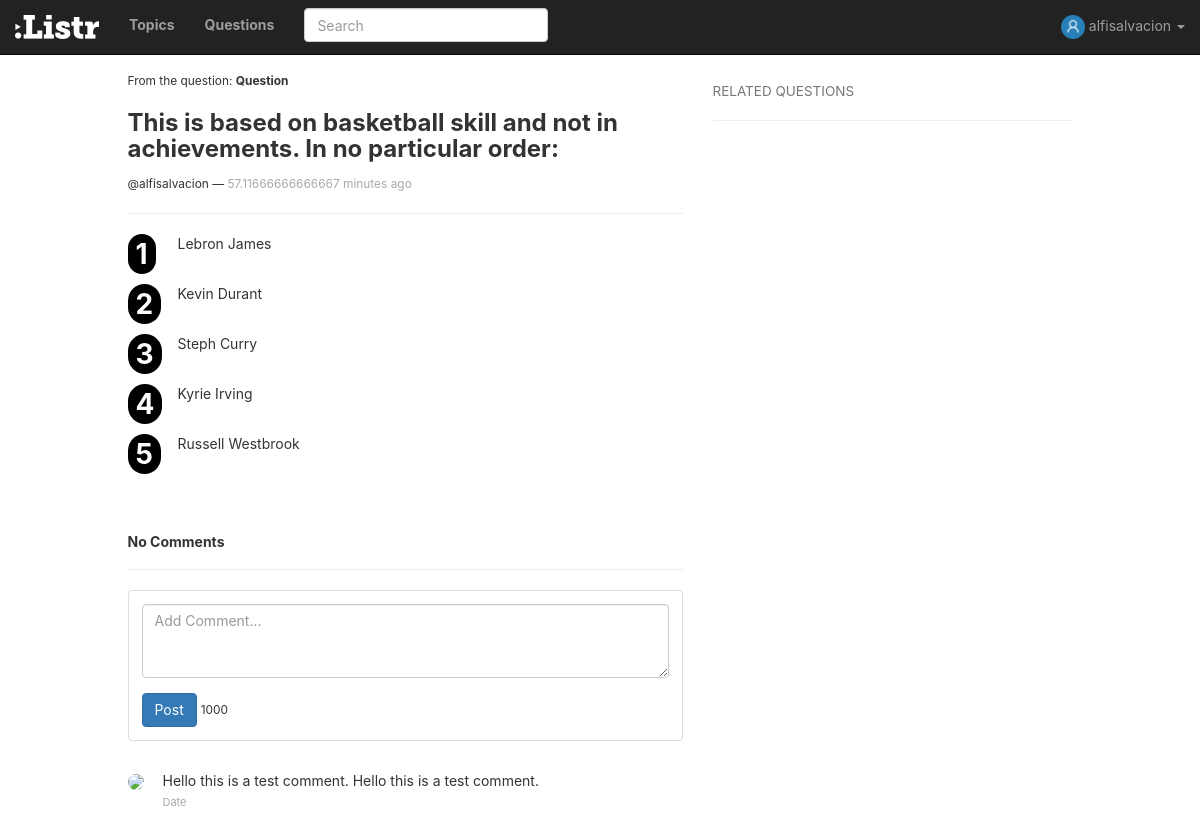
The app's page /answer/24/ (signed in) with its own data.
### questions/models.py (models this page shows)
class Answer(models.Model):
	description = models.CharField(max_length = 100, default = "Description")
	question = models.ForeignKey(Question, on_delete = models.CASCADE)
	respondent = models.ForeignKey(User, on_delete = models.CASCADE)
	answer_date = models.DateTimeField(auto_now_add=True)
	upvotes = models.IntegerField(blank = True, null = True)
	downvotes = models.IntegerField(blank = True, null = True)
	def __unicode__(self):
		return self.description
	class Meta:
		ordering = ['-answer_date']

class Instruction(models.Model):
	instruction = models.CharField(max_length = 100)
	answer = models.ForeignKey(Answer, on_delete = models.CASCADE)
	number = models.IntegerField(default = 1)
	image = models.FileField(blank=True)
	def __unicode__(self):
		return self.instruction
	class Meta:
		ordering = ['number']

### questions/views.py (the view)
# urls.py: url(r'^answer/(?P<answer_id>[0-9]+)/$', views.answer_detail, name='answer_detail'),
def answer_detail(request, answer_id):
	if not request.user.is_authenticated:
		return redirect('/')
	answer = Answer.objects.get(id = answer_id)
	instructions = Instruction.objects.filter(answer = answer)
	date = prettydate(answer.answer_date)
	date_relative = prettydate(answer.answer_date)
	context = {
		'answer': answer,
		'instructions': instructions,
		'date': date_relative,
	}
	return render(request, 'answer_select.html', context)

### questions/views.py (called while the page is built)
def prettydate(d):
	utc = UTC()
	diff = datetime.now(utc) - d
	s = diff.seconds
	if diff.days > 7 or diff.days < 0:
		return d.strftime('%b %d, %y')
	elif diff.days == 1:
		return '1 day ago'
	elif diff.days > 1:
		return '{} days ago'.format(diff.days)
	elif s <= 1:
		return 'just now'
	elif s < 60:
		return '{} seconds ago'.format(s)
	elif s < 120:
		return '1 minute ago'
	elif s < 3600:
		return '{} minutes ago'.format(s/60)
	elif s < 7200:
		return '1 hour ago'
	else:
		return '{} hours ago'.format(s/3600)

	def utcoffset(self, dt):
		return ZERO

	def dst(self, dt):
		return ZERO

### questions/templates/answer_select.html (shortened to what this page needs)
{% extends "base.html" %}
{% load static %}
{% block styles %}
  <link rel="stylesheet" href="{% static 'questions/css/steps.css' %}">
{% endblock %}
{% block content %}
  <small>From the question: <b>Question</b></small>
  <h3 style="font-weight:bold; word-wrap: break-word;">{{answer}}</h2>
  <small>@{{answer.respondent.username}} — <span style="color:darkgray">{{date}}</span></small>
  <hr>
  <ol class="instructions">
    {% for step in instructions %}
    <li style="word-wrap: break-word"><span>{{step}}</span></li>
    {% endfor %}
  </ol>
{% endblock %}
{% block comments %}
  {% include "comments.html" %}
{% endblock %}
{% block rightbar %}
  {% include "rightbar/related.html" %}
{% endblock %}

### questions/templates/navbar.html (shortened to what this page needs)
{% load static %}
<nav class="navbar navbar-inverse navbar-fixed-top listr-navbar">
  <div class="container-fluid">
    <div class="navbar-header">
      <a class="navbar-brand" href="/questions"><img src="{% static 'questions/assets/logo-small.png' %}" alt="Listr"></a>
    </div>
    <div class="collapse navbar-collapse" id="bs-example-navbar-collapse-1">
      <ul class="nav navbar-nav">
        <li><a href="/topics" style="font-weight:bold">Topics</a></li>
        <li><a href="/questions" style="font-weight:bold">Questions</a></li>
      </ul>
      <form class="navbar-form navbar-left">
        <div class="form-group">
          <input type="text" class="form-control search-box" placeholder="Search">
        </div>
      </form>
      <ul class="nav navbar-nav navbar-right">
        <li class="dropdown">
          <a href="#" class="dropdown-toggle" data-toggle="dropdown" role="button" aria-haspopup="true" aria-expanded="false">
            <img src="{% static 'questions/assets/default-user-avatar.png' %}" alt="" width="24px"> {{user}} <span class="caret"></span>
          </a>
        </li>
      </ul>
    </div>
  </div>
</nav>

### questions/static/questions/css/app.css (style rules this page uses)
body { font-family: -apple-system, BlinkMacSystemFont, "Segoe UI", Helvetica, Arial, sans-serif, "Apple Color Emoji", "Segoe UI Emoji", "Segoe UI Symbol"; padding-top: 70px; }

### questions/static/questions/css/steps.css (style rules this page uses)
.instructions { margin: 0; padding: 0; list-style-type: none; list-style-position: inside; }
.instructions li { counter-increment: step-counter; margin-bottom: 10px; position: relative; }
.instructions li span { position: absolute; left: 50px; }
.instructions li::before { content: counter(step-counter); margin-right: 5px; font-size: 2em; font-weight: bold; padding: 3px 8px; background-color: black; color: white; border-radius: 100px; }

### records on screen
Answer: description "This is based on basketball skill and not in achievements. In no particular order:", respondent.username "alfisalvacion"
Instruction: instruction "Lebron James"
Instruction: instruction "Kevin Durant"
Instruction: instruction "Steph Curry"
Instruction: instruction "Kyrie Irving"
Instruction: instruction "Russell Westbrook"

### other values on screen
{{ user }} "alfisalvacion"
{{ date }} "57.11666666666667 minutes ago"
